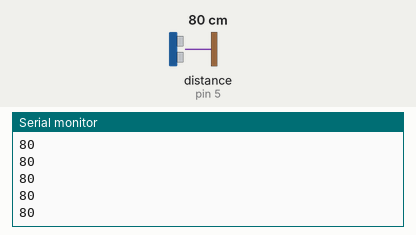
The sketch below on a simulated Arduino Uno, built with avr-gcc and run on an emulated ATmega328P. Parts: the last lines printed to the serial monitor. Wiring (inferred from the names in the program): ultrasonic range finder: trigger pin 4; echo pin 5. The test bench sets the inputs (shaded band); at power-on: distance to the obstacle (sensor on pin 5) 80 cm. The echo pulse lasts 58.3 µs per cm.

Above: at 1.2 s.
1.3 s: distance to the obstacle (sensor on pin 5) set to 2 cm
At 1.37 s:
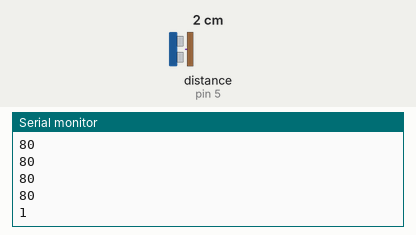
2.8 s: distance to the obstacle (sensor on pin 5) set to 4 cm
At 2.89 s:
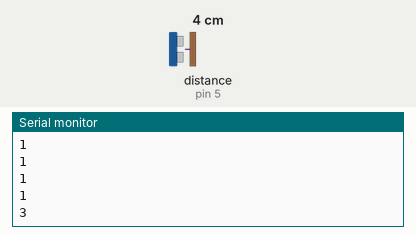
Timing chart, 0 to 5.8 s (numbered marks = the images above; inputs shaded):
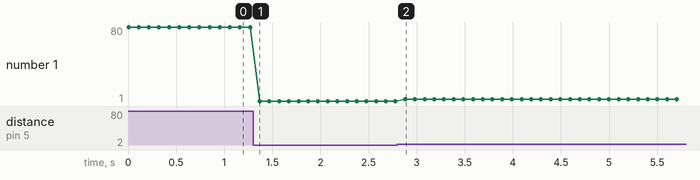

The sketch:

c_digo_-_sensor.ino
```cpp
int trig = 4;
int echo = 5;
long micro, cm;

void setup()
{
  pinMode(trig, OUTPUT);
  pinMode(echo, INPUT);
  Serial.begin(9600);
}

void loop()
{
  digitalWrite(trig, LOW);
  delayMicroseconds(2);

  digitalWrite(trig, HIGH);
  delayMicroseconds(10);

  digitalWrite(trig, LOW);

  micro = pulseIn(echo, HIGH);

  cm = micro / 58;

  Serial.println(cm);

  delay(100);
}
```

Measured:
- after the input at 1.3 s, the serial monitor: prints a new line after 0.07 s (image 1)
- after the input at 2.8 s, the serial monitor: prints a new line after 0.08 s (image 2)
- plotted number 1: 80 → 1 after the input at 1.3 s, 1 → 3 after the input at 2.8 s
